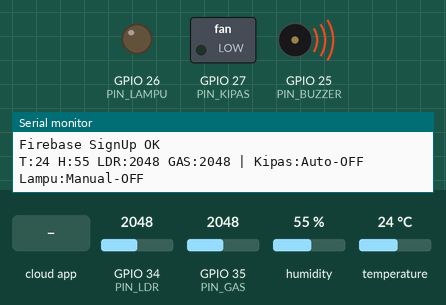
Simulated run of this sketch. Board: ESP32. Shown: switched loads named in the sketch (green lamp = pin HIGH), output pins drawn as LEDs (lit = HIGH), buzzer (waves = sounding, pin HIGH), the last lines printed to the serial monitor. The inputs (shaded band) are chosen by the test bench; at power-on: GPIO 35 (PIN_GAS) = 2048, temperature 24 °C, GPIO 34 (PIN_LDR) = 2048, humidity 55 %. WiFi joins after 1.5 s; servers stay silent unless stated; the local clock reads 2024-03-15 10:24:30 at power-on unless the sketch sets it; the Firebase database answers and starts empty; not simulated (calls return 0 or success): secrets.h.

Above: at 2.8 s.
2.9 s: the phone or cloud app sets kipas to 1
At 8.2 s:
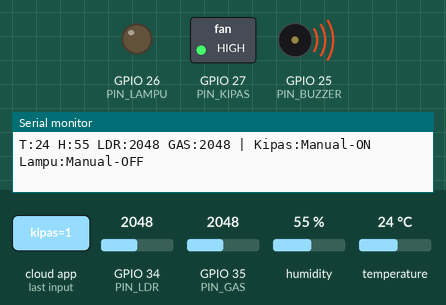
8.5 s: the phone or cloud app sets lampu to 1
At 12.4 s:
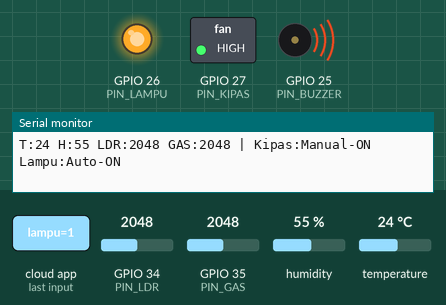
13.5 s: GPIO 35 (PIN_GAS) set to 1962
At 17.4 s:
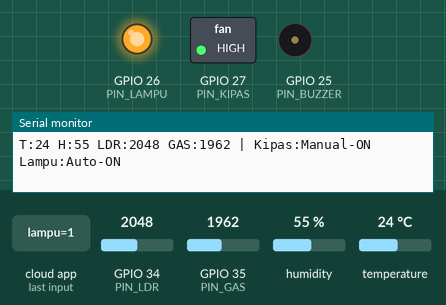
18.5 s: the phone or cloud app sets kipas to 0
At 23.0 s:
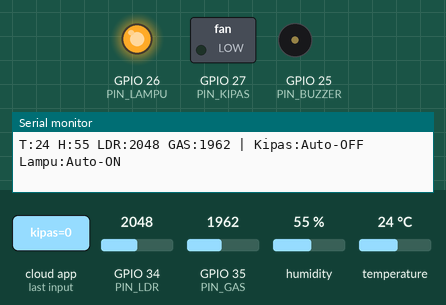
23.4 s: GPIO 35 (PIN_GAS) set to 2040
At 28.1 s:
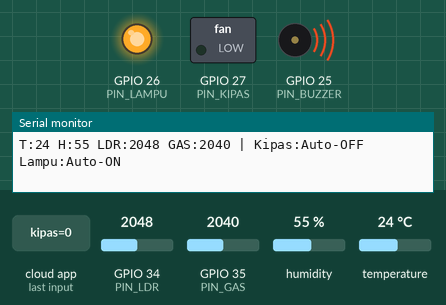
28.4 s: temperature set to 28 °C
30.0 s: temperature set to 31 °C
Timing chart, 0 to 33.0 s (numbered marks = the images above; inputs shaded):
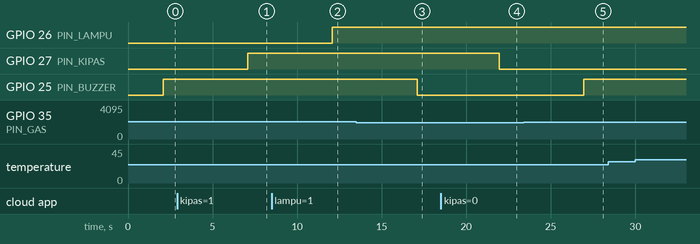

Measured:
- the behaviour switches between 2001 and 2000 on GPIO 35 (PIN_GAS) (found by bisection; images 2 and 3)
- after the input at 2.9 s, GPIO 27 (PIN_KIPAS): LOW → HIGH after 4.2 s
- after the input at 8.5 s, GPIO 26 (PIN_LAMPU): LOW → HIGH after 3.6 s
- after the input at 13.5 s, GPIO 25 (PIN_BUZZER): HIGH → LOW after 3.6 s
- after the input at 18.5 s, GPIO 27 (PIN_KIPAS): HIGH → LOW after 3.4 s
- after the input at 23.4 s, GPIO 25 (PIN_BUZZER): LOW → HIGH after 3.5 s
- after the input at 28.4 s, every drawn part: stays the same

The sketch:

SmartHome_ESP32.ino
```cpp
#include <WiFi.h>
#include <Firebase_ESP_Client.h>
#include <WiFiManager.h>
#include "DHT.h"
#include <time.h>

// --- KONFIGURASI FIREBASE ---
// ⚠️ JANGAN HARDCODE CREDENTIALS!
// Buat file 'secrets.h' di folder yang sama dengan struktur:
// #ifndef SECRETS_H
// #define SECRETS_H
// #define API_KEY "your_api_key_here"
// #define DATABASE_URL "https://your-project.firebasedatabase.app/"
// #endif
// Kemudian uncomment #include "secrets.h" di bawah

#include "secrets.h"  // ⬅️ Uncomment setelah buat secrets.h
// #define API_KEY "your_api_key_here"
// #define DATABASE_URL "https://your-project.firebasedatabase.app/"

// --- PIN DEFINISI ---
#define DHTPIN 4
#define DHTTYPE DHT11
#define PIN_LDR 34
#define PIN_GAS 35
#define PIN_BUZZER 25
#define PIN_LAMPU 26
#define PIN_KIPAS 27

// --- INSTANSI & VARIABEL ---
DHT dht(DHTPIN, DHTTYPE);
FirebaseData fbdo;
FirebaseAuth auth;
FirebaseConfig config;

unsigned long sendDataPrevMillis = 0;
unsigned long manualKipasMillis = 0;
unsigned long manualLampuMillis = 0;
bool manualKipasActive = false;
bool manualLampuActive = false;

#define MANUAL_TIMEOUT_MS 60000  // 1 menit batas kontrol manual

void setup() {
  Serial.begin(115200);
  delay(100);
  Serial.println("\n=== SISTEM IOT SIAP ===\n");

  pinMode(PIN_BUZZER, OUTPUT);
  pinMode(PIN_LAMPU, OUTPUT);
  pinMode(PIN_KIPAS, OUTPUT);

  digitalWrite(PIN_BUZZER, LOW);
  digitalWrite(PIN_LAMPU, LOW);
  digitalWrite(PIN_KIPAS, LOW);

  dht.begin();

  // WiFi Manager
  WiFiManager wm;
  if(!wm.autoConnect("SmartHome_AP")) {
    Serial.println("Gagal konek WiFi!");
    delay(3000);
    ESP.restart();
  }
  Serial.println("WiFi Terhubung!");

  // Sinkronisasi Waktu
  configTime(7 * 3600, 0, "pool.ntp.org", "time.nist.gov");
  while (time(nullptr) < 1000) { delay(500); Serial.print("."); }
  Serial.println("\nWaktu OK!");

  // Firebase Init
  config.api_key = API_KEY;
  config.database_url = DATABASE_URL;
  config.timeout.networkReconnect = 10000;
  if (Firebase.signUp(&config, &auth, "", "")) Serial.println("Firebase SignUp OK");
  Firebase.begin(&config, &auth);
  Firebase.reconnectWiFi(true);
}

void loop() {
  if (Firebase.ready() && (millis() - sendDataPrevMillis > 5000 || sendDataPrevMillis == 0)) {
    sendDataPrevMillis = millis();

    // 1. BACA SENSOR
    float t_raw = dht.readTemperature();
    float h_raw = dht.readHumidity();
    if (isnan(t_raw) || isnan(h_raw)) { t_raw = 0; h_raw = 0; }

    int t = (int)round(t_raw);
    int h = (int)round(h_raw);
    int cahaya = analogRead(PIN_LDR);
    int gas = analogRead(PIN_GAS);

    // 2. CEK KONTROL MANUAL (LOGIKA BARU: BISA ON & OFF)

    // Cek Kipas
    if (Firebase.RTDB.getBool(&fbdo, "/kontrol/kipas")) {
      bool webKipas = fbdo.boolData();
      bool autoKipasStatus = (t > 29);
      if (webKipas != autoKipasStatus) { // Jika tombol web beda dengan sensor
        manualKipasActive = true;
        manualKipasMillis = millis();
      } else {
        manualKipasActive = false;
      }
    }

    // Cek Lampu
    if (Firebase.RTDB.getBool(&fbdo, "/kontrol/lampu")) {
      bool webLampu = fbdo.boolData();
      bool autoLampuStatus = (cahaya > 880);
      if (webLampu != autoLampuStatus) {
        manualLampuActive = true;
        manualLampuMillis = millis();
      } else {
        manualLampuActive = false;
      }
    }

    // 3. EKSEKUSI OUTPUT (DETERMINE STATE)
    bool kipasState, lampuState, buzzerState;
    String kipasMode, lampuMode;

    // Eksekusi Kipas
    if (manualKipasActive && (millis() - manualKipasMillis < MANUAL_TIMEOUT_MS)) {
      Firebase.RTDB.getBool(&fbdo, "/kontrol/kipas");
      kipasState = fbdo.boolData();
      kipasMode = kipasState ? "Manual-ON" : "Manual-OFF";
    } else {
      manualKipasActive = false;
      kipasState = (t > 29) ? HIGH : LOW;
      kipasMode = (t > 29) ? "Auto-ON" : "Auto-OFF";
    }
    digitalWrite(PIN_KIPAS, kipasState);

    // Eksekusi Lampu
    if (manualLampuActive && (millis() - manualLampuMillis < MANUAL_TIMEOUT_MS)) {
      Firebase.RTDB.getBool(&fbdo, "/kontrol/lampu");
      lampuState = fbdo.boolData();
      lampuMode = lampuState ? "Manual-ON" : "Manual-OFF";
    } else {
      manualLampuActive = false;
      lampuState = (cahaya > 880) ? HIGH : LOW;
      lampuMode = (cahaya > 880) ? "Auto-ON" : "Auto-OFF";
    }
    digitalWrite(PIN_LAMPU, lampuState);

    buzzerState = (gas > 2000) ? HIGH : LOW;
    digitalWrite(PIN_BUZZER, buzzerState);

    // 4. KIRIM DATA KE CLOUD
    FirebaseJson json;
    json.set("sensor/suhu", t);
    json.set("sensor/kelembapan", h);
    json.set("sensor/cahaya", cahaya);
    json.set("sensor/gas", gas);
    json.set("status/lampu", (int)lampuState);
    json.set("status/kipas", (int)kipasState);
    json.set("status/buzzer", (int)buzzerState);
    json.set("mode/lampu", lampuMode);
    json.set("mode/kipas", kipasMode);
    json.set("timestamp", (int)(time(nullptr)));

    Firebase.RTDB.setJSON(&fbdo, "/DataSkripsi", &json);

    // Log Serial Monitor
    Serial.printf("T:%d H:%d LDR:%d GAS:%d | Kipas:%s Lampu:%s\n", t, h, cahaya, gas, kipasMode.c_str(), lampuMode.c_str());
  }
  delay(10);
}
```
